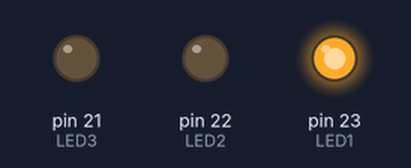
A sketch run on a simulated Arduino Mega 2560, built with avr-gcc and run on an emulated ATmega2560. Parts: output pins drawn as LEDs (lit = HIGH).

Above: at 0.5 s.
At 2.5 s:
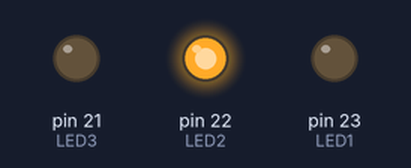
At 4.5 s:
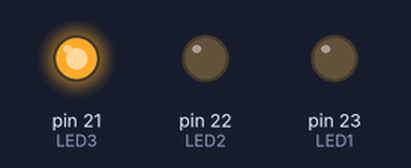
At 5.5 s:
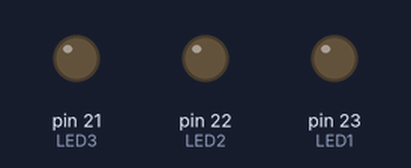
Timing chart, 0 to 7.8 s (numbered marks = the images above):
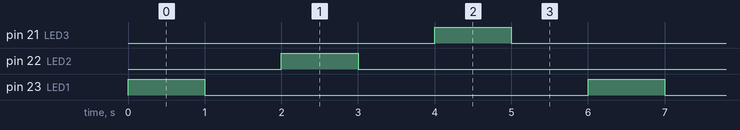

The sketch:

sketch_mar08a.ino
```cpp
int LED1 = 23;
int LED2 = 22;
int LED3 = 21;

void setup() {
pinMode(LED1, OUTPUT);
pinMode(LED2, OUTPUT);
pinMode(LED3, OUTPUT);
}

void loop() {
digitalWrite (LED1, HIGH);
delay(1000);
digitalWrite (LED1, LOW);
delay(1000);
digitalWrite (LED2, HIGH);
delay(1000);
digitalWrite (LED2, LOW);
delay(1000);
digitalWrite (LED3, HIGH);
delay(1000);
digitalWrite (LED3, LOW);
delay(1000);
}
```

Measured:
- by itself, pin 21 (LED3), pin 22 (LED2), pin 23 (LED1): alternates HIGH for 1.0 s and LOW for 5.0 s
- by itself, everything shown: repeats every 6.0 s, in 6 steps
